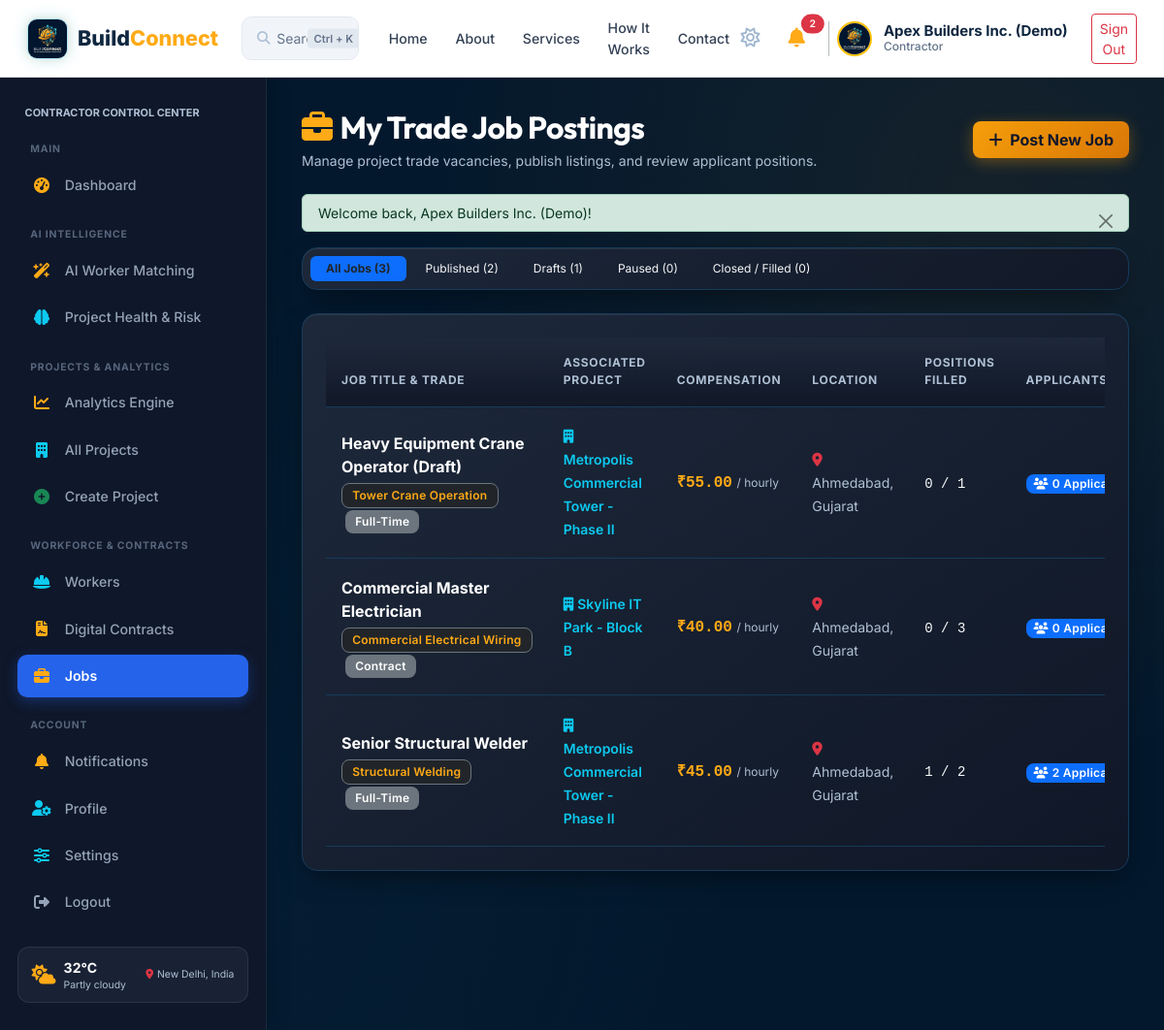
The app's page /contractor/jobs.php (signed in) with its own data.
### tables this page shows
CREATE TABLE IF NOT EXISTS users (
    id INT AUTO_INCREMENT PRIMARY KEY,
    name VARCHAR(100) NOT NULL,
    email VARCHAR(150) UNIQUE NOT NULL,
    password VARCHAR(255) NOT NULL,
    role ENUM('admin', 'contractor', 'worker', 'client') NOT NULL,
    phone VARCHAR(30) DEFAULT NULL,
    avatar VARCHAR(255) DEFAULT 'default_avatar.png',
    status ENUM('active', 'inactive', 'suspended') DEFAULT 'active',
    created_at TIMESTAMP DEFAULT CURRENT_TIMESTAMP,
    updated_at TIMESTAMP DEFAULT CURRENT_TIMESTAMP ON UPDATE CURRENT_TIMESTAMP,
    INDEX idx_user_email (email),
    INDEX idx_user_role (role),
    INDEX idx_user_created (created_at)
);

CREATE TABLE IF NOT EXISTS jobs (
    id INT AUTO_INCREMENT PRIMARY KEY,
    project_id INT NOT NULL,
    contractor_id INT NOT NULL,
    title VARCHAR(150) NOT NULL,
    trade_required VARCHAR(100) NOT NULL,
    description TEXT,
    pay_rate DECIMAL(10,2) NOT NULL,
    pay_type ENUM('hourly', 'daily', 'fixed') DEFAULT 'hourly',
    location VARCHAR(200) NOT NULL,
    city VARCHAR(100) DEFAULT NULL,
    state VARCHAR(100) DEFAULT NULL,
    employment_type VARCHAR(50) DEFAULT 'Full-Time',
    start_date DATE DEFAULT NULL,
    end_date DATE DEFAULT NULL,
    spots_available INT DEFAULT 1,
    spots_filled INT DEFAULT 0,
    status ENUM('draft', 'published', 'open', 'paused', 'closed', 'filled', 'cancelled') DEFAULT 'published',
    created_at TIMESTAMP DEFAULT CURRENT_TIMESTAMP,
    updated_at TIMESTAMP DEFAULT CURRENT_TIMESTAMP ON UPDATE CURRENT_TIMESTAMP,
    FOREIGN KEY (project_id) REFERENCES projects(id) ON DELETE CASCADE,
    FOREIGN KEY (contractor_id) REFERENCES users(id) ON DELETE CASCADE,
    INDEX idx_job_status (status),
    INDEX idx_job_created (created_at)
);

CREATE TABLE IF NOT EXISTS projects (
    id INT AUTO_INCREMENT PRIMARY KEY,
    contractor_id INT NOT NULL,
    client_id INT DEFAULT NULL,
    title VARCHAR(150) NOT NULL,
    description TEXT,
    location VARCHAR(200) NOT NULL,
    address VARCHAR(255) DEFAULT NULL,
    city VARCHAR(100) DEFAULT 'Ahmedabad',
    state VARCHAR(100) DEFAULT 'Gujarat',
    postal_code VARCHAR(20) DEFAULT '380054',
    location_lat DECIMAL(10,7) DEFAULT 23.0225,
    location_lng DECIMAL(10,7) DEFAULT 72.5714,
    budget DECIMAL(12,2) NOT NULL,
    start_date DATE DEFAULT NULL,
    end_date DATE DEFAULT NULL,
    status ENUM('pending', 'planning', 'active', 'in_progress', 'on_hold', 'completed', 'cancelled') DEFAULT 'in_progress',
    progress_percent INT DEFAULT 0,
    qr_code_token VARCHAR(64) UNIQUE,
    created_at TIMESTAMP DEFAULT CURRENT_TIMESTAMP,
    updated_at TIMESTAMP DEFAULT CURRENT_TIMESTAMP ON UPDATE CURRENT_TIMESTAMP,
    FOREIGN KEY (contractor_id) REFERENCES users(id) ON DELETE CASCADE,
    FOREIGN KEY (client_id) REFERENCES users(id) ON DELETE SET NULL,
    INDEX idx_project_status (status),
    INDEX idx_project_city (city),
    INDEX idx_project_state (state),
    INDEX idx_project_coords (location_lat, location_lng),
    INDEX idx_project_created (created_at)
);

### contractor/jobs.php (the view, shortened to what the rows shown need)
<?php
require_once __DIR__ . '/../includes/auth.php';
require_once __DIR__ . '/../includes/header.php';
require_once __DIR__ . '/../includes/navbar.php';
$user = currentUser();
$db = getDB();
$contractor_id = (int)$user['id'];
$status_filter = sanitize($_GET['status'] ?? 'all');
$sql = "
    SELECT j.*, p.title as project_title, p.id as project_id,
           (SELECT COUNT(*) FROM job_applications ja WHERE ja.job_id = j.id) as app_count
    FROM jobs j
    JOIN projects p ON j.project_id = p.id
    WHERE j.contractor_id = ?
";
$params = [$contractor_id];
$sql .= " ORDER BY j.id DESC";
$stmt = $db->prepare($sql);
$stmt->execute($params);
$jobs = $stmt->fetchAll();
?>
<div class="bc-layout">
    <?php require_once __DIR__ . '/../includes/sidebar.php'; ?>
    <main class="bc-main-content">
        <div class="d-flex flex-wrap justify-content-between align-items-center gap-3 mb-4">
            <div>
                <h1 class="h2 fw-bold text-white mb-1">
                    <i class="fa-solid fa-briefcase text-warning me-2"></i>My Trade Job Postings
                </h1>
            </div>
        </div>
        <div class="bc-card p-4">
            <?php if (empty($jobs)): ?>
                <div class="bc-empty-state py-5 text-center">
                    <i class="fa-solid fa-folder-open fs-1 text-muted mb-3"></i>
                    <h3 class="h5 text-white fw-bold">No Job Postings Found</h3>
                    <p class="text-muted small mb-3">
                        <?= $status_filter !== 'all' ? 'No jobs found matching the selected status filter.' : 'You have not created any trade job vacancies yet.' ?>
                    </p>
                    <a href="<?= BASE_URL ?>/contractor/create-job.php" class="btn btn-amber btn-sm fw-bold">
                        <i class="fa-solid fa-plus me-1"></i> Create First Job
                    </a>
                </div>
            <?php else: ?>
                <div class="table-responsive">
                    <table class="table table-custom align-middle mb-0">
                        <thead>
                            <tr>
                                <th>Job Title & Trade</th>
                                <th>Associated Project</th>
                                <th>Compensation</th>
                                <th>Location</th>
                                <th>Positions Filled</th>
                                <th>Applicants</th>
                            </tr>
                        </thead>
                        <tbody>
                            <?php foreach ($jobs as $j): ?>
                                <tr>
                                    <td>
                                        <a href="<?= BASE_URL ?>/contractor/job-details.php?id=<?= $j['id'] ?>" class="fw-bold text-white text-decoration-none hover-amber">
                                            <?= e($j['title']) ?>
                                        </a>
                                        <div class="mt-1">
                                            <span class="badge bg-dark border border-secondary text-warning extra-small"><?= e($j['trade_required']) ?></span>
                                            <span class="badge bg-secondary extra-small ms-1"><?= e($j['employment_type']) ?></span>
                                        </div>
                                    </td>
                                    <td>
                                        <a href="<?= BASE_URL ?>/contractor/project-details.php?id=<?= $j['project_id'] ?>" class="text-info text-decoration-none fw-semibold small">
                                            <i class="fa-solid fa-building me-1"></i><?= e($j['project_title']) ?>
                                        </a>
                                    </td>
                                    <td>
                                        <span class="text-warning font-monospace fw-bold"><?= format_currency($j['pay_rate']) ?></span>
                                        <span class="text-muted extra-small">/ <?= e($j['pay_type']) ?></span>
                                    </td>
                                    <td>
                                        <span class="text-muted small"><i class="fa-solid fa-location-dot text-danger me-1"></i><?= e($j['city'] ? "{$j['city']}, {$j['state']}" : $j['location']) ?></span>
                                    </td>
                                    <td>
                                        <span class="font-monospace text-light small"><?= (int)$j['spots_filled'] ?> / <?= (int)$j['spots_available'] ?></span>
                                    </td>
                                    <td>
                                        <a href="<?= BASE_URL ?>/contractor/applications.php?job_id=<?= $j['id'] ?>" class="badge bg-primary text-white text-decoration-none py-1 px-2">
                                            <i class="fa-solid fa-users me-1"></i><?= (int)$j['app_count'] ?> Applicants
                                        </a>
                                    </td>
                                </tr>
                            <?php endforeach; ?>
                        </tbody>
                    </table>
                </div>
            <?php endif; ?>
        </div>
    </main>
</div>
<?php require_once __DIR__ . '/../includes/footer.php'; ?>

### includes/navbar.php (shortened to what the rows shown need)
<?php
$user = get_logged_user();
?>
<nav class="bc-navbar bc-navbar-modern d-flex align-items-center justify-content-between">
    <div class="d-flex align-items-center gap-3">
        <?php if ($user):
            $unread_count = get_unread_notification_count($user['id']);
            $user_role_label = ucfirst($user['role']);
            if ($user['role'] === 'admin') $user_role_label = 'Executive Admin';
            elseif ($user['role'] === 'client') $user_role_label = 'Client';
            elseif ($user['role'] === 'worker') $user_role_label = 'Worker';
            elseif ($user['role'] === 'contractor') $user_role_label = 'Contractor';
            $user_avatar = (!empty($user['avatar']) && file_exists(__DIR__ . '/../assets/images/' . $user['avatar'])) ? $user['avatar'] : 'logo.png';
        ?>
            <button class="btn btn-sm btn-link text-slate-400 p-1 text-decoration-none d-none d-sm-inline-block" type="button" title="Toggle Light/Dark Theme">
                <i class="fa-regular fa-sun fs-5" style="color: #9FB6CF;"></i>
            </button>
            <div class="dropdown">
                <button class="btn btn-outline-secondary btn-sm position-relative text-light border-0" type="button" id="notifDropdown" data-bs-toggle="dropdown" aria-expanded="false">
                    <i class="fa-solid fa-bell text-warning fs-5" style="color: #FFAA16 !important;"></i>
                    <?php if ($unread_count > 0): ?>
                        <span class="position-absolute top-0 start-100 translate-middle badge rounded-pill bg-danger" style="font-size: 0.65rem;">
                            <?= $unread_count ?>
                        </span>
                    <?php endif; ?>
                </button>
            </div>
            <div class="d-flex align-items-center gap-2 ps-2 border-start border-secondary border-opacity-50">
                <img src="<?= BASE_URL ?>/assets/images/<?= sanitize($user_avatar) ?>" alt="Avatar" class="rounded-circle border border-2 border-warning" style="width: 36px; height: 36px; object-fit: cover;">
                <div class="profile-info text-start d-flex flex-column justify-content-center ms-1 me-1" style="line-height: 1.2; min-width: 130px; flex-shrink: 0; display: flex !important; visibility: visible !important; opacity: 1 !important;">
                    <div class="fw-bold profile-name bc-user-name" style="color: #0F2740 !important; font-weight: 700 !important; font-size: 15px !important; opacity: 1 !important; visibility: visible !important; display: block !important; white-space: nowrap;"><?= sanitize($user['name'] ?? 'User') ?></div>
                    <div class="extra-small profile-role bc-user-role" style="color: #64748B !important; font-size: 12px !important; font-weight: 500 !important; opacity: 1 !important; visibility: visible !important; display: block !important; white-space: nowrap;"><?= sanitize($user_role_label) ?></div>
                </div>
            </div>
            <a href="<?= BASE_URL ?>/logout.php" class="btn btn-outline-danger btn-sm ms-1">Sign Out</a>
        <?php endif; ?>
    </div>
</nav>

### includes/sidebar.php (shortened to what the rows shown need)
<?php
$user = get_logged_user();
$is_worker = ($user && isset($user['role']) && $user['role'] === ROLE_WORKER);
$is_admin  = ($user && isset($user['role']) && $user['role'] === ROLE_ADMIN);
$is_client = ($user && isset($user['role']) && $user['role'] === ROLE_CLIENT);
$is_contractor = ($user && isset($user['role']) && $user['role'] === ROLE_CONTRACTOR);
$sidebar_class = 'bc-sidebar';
$sidebar_id = '';
if ($is_worker) {
    $sidebar_class .= ' bc-sidebar-worker';
    $sidebar_id = 'id="bc-worker-sidebar"';
} elseif ($is_admin) {
    $sidebar_class .= ' bc-sidebar-admin';
    $sidebar_id = 'id="bc-admin-sidebar"';
} elseif ($is_client) {
    $sidebar_class .= ' bc-sidebar-client';
    $sidebar_id = 'id="bc-client-sidebar"';
} elseif ($is_contractor) {
    $sidebar_class .= ' bc-sidebar-contractor';
    $sidebar_id = 'id="bc-contractor-sidebar"';
}
?>
<aside class="<?= $sidebar_class ?>" <?= $sidebar_id ?>>
    <div class="px-2 mb-3">
        <div class="text-uppercase text-muted extra-small fw-bold tracking-wider" style="font-size: 0.68rem; color: var(--bc-text-secondary) !important;">
            <?= $user ? sanitize(strtoupper($user['role'])) . ' CONTROL CENTER' : 'NAVIGATION' ?>
        </div>
    </div>
</aside>

### records on screen
users: id "2", name "Apex Builders Inc. (Demo)", role "Contractor", role "CONTRACTOR"
jobs: title "Heavy Equipment Crane Operator (Draft)", trade_required "Tower Crane Operation", employment_type "Full-Time", project.title "Metropolis Commercial Tower - Phase II", pay_rate "₹55.00", pay_type "hourly", city+state "Ahmedabad, Gujarat", spots_filled "0", spots_available "1", app_count "0"
jobs: title "Commercial Master Electrician", trade_required "Commercial Electrical Wiring", employment_type "Contract", project.title "Skyline IT Park - Block B", pay_rate "₹40.00", pay_type "hourly", city+state "Ahmedabad, Gujarat", spots_filled "0", spots_available "3", app_count "0"
jobs: title "Senior Structural Welder", trade_required "Structural Welding", employment_type "Full-Time", project.title "Metropolis Commercial Tower - Phase II", pay_rate "₹45.00", pay_type "hourly", city+state "Ahmedabad, Gujarat", spots_filled "1", spots_available "2", app_count "2"

### other values on screen
$flash['message'] "Welcome back, Apex Builders Inc. (Demo)!"
$total_count "3"
$raw_counts['draft'] "1"
$raw_counts['paused'] "0"
